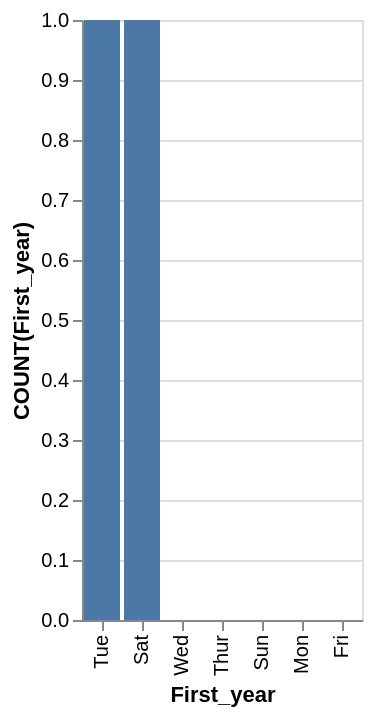

Here is the Vega-Lite specification saved for this chart:
### Vega-Lite specification from a JSON file in a GitHub repository (floating-point values rounded to 4 significant figures)
{"data": {"values": [{"x_data": "Tue", "y_data": 1}, {"x_data": "Sat", "y_data": 1}, {"x_data": "Wed", "y_data": 0}, {"x_data": "Thur", "y_data": 0}, {"x_data": "Sun", "y_data": 0}, {"x_data": "Mon", "y_data": 0}, {"x_data": "Fri", "y_data": 0}]}, "mark": "bar", "encoding": {"x": {"field": "x_data", "type": "nominal", "title": "First_year", "sort": {"op": "sum", "field": "y_data", "order": "descending"}}, "y": {"field": "y_data", "type": "quantitative", "title": "COUNT(First_year)"}}}
